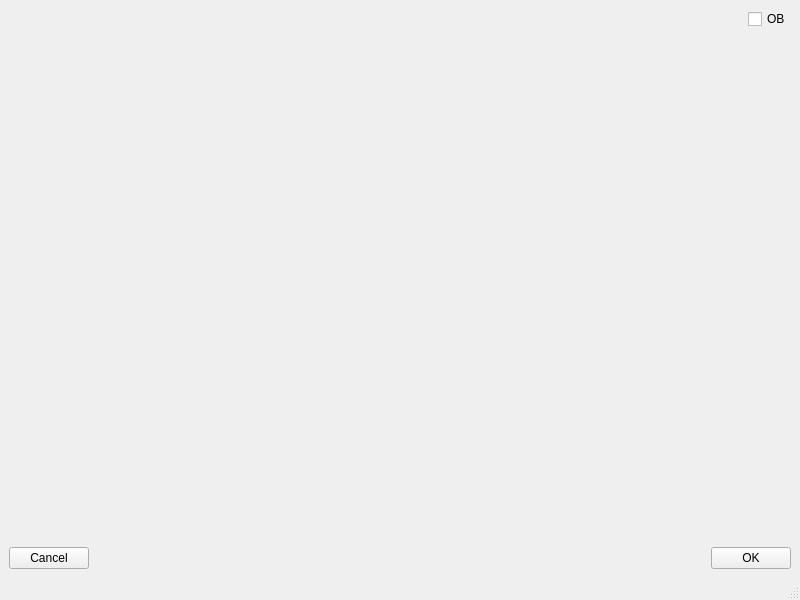
<?xml version="1.0" encoding="UTF-8"?>
<ui version="4.0">
 <class>MainWindow</class>
 <widget class="QMainWindow" name="MainWindow">
  <property name="geometry">
   <rect>
    <x>0</x>
    <y>0</y>
    <width>800</width>
    <height>600</height>
   </rect>
  </property>
  <property name="windowTitle">
   <string>MainWindow</string>
  </property>
  <widget class="QWidget" name="centralwidget">
   <layout class="QVBoxLayout" name="verticalLayout_2">
    <item>
     <layout class="QHBoxLayout" name="horizontalLayout_2">
      <item>
       <spacer name="horizontalSpacer_2">
        <property name="orientation">
         <enum>Qt::Horizontal</enum>
        </property>
        <property name="sizeHint" stdset="0">
         <size>
          <width>40</width>
          <height>20</height>
         </size>
        </property>
       </spacer>
      </item>
      <item>
       <widget class="QCheckBox" name="ob_checkbox">
        <property name="text">
         <string>OB</string>
        </property>
       </widget>
      </item>
     </layout>
    </item>
    <item>
     <widget class="QWidget" name="widget" native="true">
      <property name="sizePolicy">
       <sizepolicy hsizetype="Expanding" vsizetype="Preferred">
        <horstretch>0</horstretch>
        <verstretch>0</verstretch>
       </sizepolicy>
      </property>
     </widget>
    </item>
    <item>
     <layout class="QHBoxLayout" name="horizontalLayout">
      <item>
       <widget class="QPushButton" name="cancel_button">
        <property name="text">
         <string>Cancel</string>
        </property>
       </widget>
      </item>
      <item>
       <spacer name="horizontalSpacer">
        <property name="orientation">
         <enum>Qt::Horizontal</enum>
        </property>
        <property name="sizeHint" stdset="0">
         <size>
          <width>40</width>
          <height>20</height>
         </size>
        </property>
       </spacer>
      </item>
      <item>
       <widget class="QPushButton" name="apply_button">
        <property name="text">
         <string>OK</string>
        </property>
       </widget>
      </item>
     </layout>
    </item>
   </layout>
  </widget>
  <widget class="QMenuBar" name="menubar">
   <property name="geometry">
    <rect>
     <x>0</x>
     <y>0</y>
     <width>800</width>
     <height>22</height>
    </rect>
   </property>
  </widget>
  <widget class="QStatusBar" name="statusbar"/>
 </widget>
 <resources/>
 <connections>
  <connection>
   <sender>cancel_button</sender>
   <signal>clicked()</signal>
   <receiver>MainWindow</receiver>
   <slot>cancel_clicked()</slot>
   <hints>
    <hint type="sourcelabel">
     <x>47</x>
     <y>450</y>
    </hint>
    <hint type="destinationlabel">
     <x>179</x>
     <y>478</y>
    </hint>
   </hints>
  </connection>
  <connection>
   <sender>apply_button</sender>
   <signal>clicked()</signal>
   <receiver>MainWindow</receiver>
   <slot>apply_clicked()</slot>
   <hints>
    <hint type="sourcelabel">
     <x>711</x>
     <y>459</y>
    </hint>
    <hint type="destinationlabel">
     <x>552</x>
     <y>492</y>
    </hint>
   </hints>
  </connection>
  <connection>
   <sender>ob_checkbox</sender>
   <signal>clicked()</signal>
   <receiver>MainWindow</receiver>
   <slot>ob_checkbox_clicked()</slot>
   <hints>
    <hint type="sourcelabel">
     <x>765</x>
     <y>118</y>
    </hint>
    <hint type="destinationlabel">
     <x>399</x>
     <y>299</y>
    </hint>
   </hints>
  </connection>
 </connections>
 <slots>
  <slot>cancel_clicked()</slot>
  <slot>apply_clicked()</slot>
  <slot>ob_checkbox_clicked()</slot>
 </slots>
</ui>
